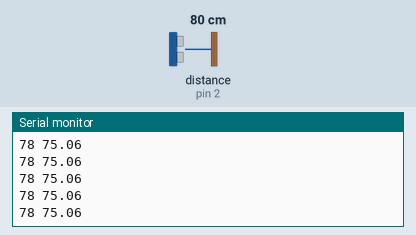
Simulated run of this sketch. Board: Arduino Uno, built with avr-gcc and run on an emulated ATmega328P. Shown: the last lines printed to the serial monitor. Wiring (inferred from the names in the program): ultrasonic range finder: trigger pin 3; echo pin 2. The test bench sets the inputs (shaded band); at power-on: distance to the obstacle (sensor on pin 2) 80 cm. The echo pulse lasts 58.3 µs per cm.

Above: at 1.2 s.
1.3 s: distance to the obstacle (sensor on pin 2) set to 2 cm
At 1.36 s:
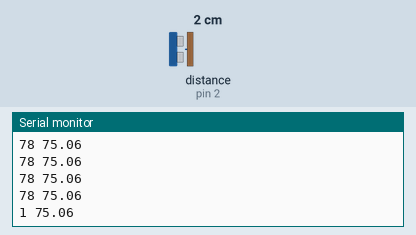
2.8 s: distance to the obstacle (sensor on pin 2) set to 4 cm
At 2.82 s:
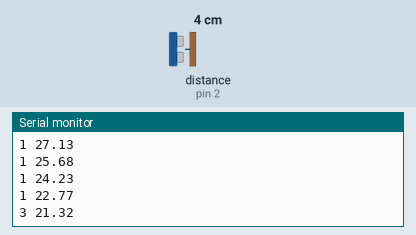
Timing chart, 0 to 5.8 s (numbered marks = the images above; inputs shaded):
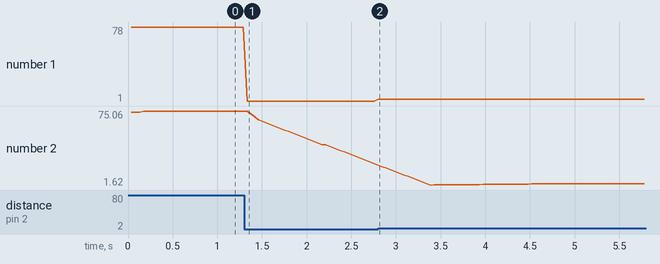

Measured:
- after the input at 1.3 s, the serial monitor: prints a new line at once (image 1)
- after the input at 2.8 s, the serial monitor: prints a new line at once (image 2)
- plotted number 1: 78 → 1 after the input at 1.3 s, 1 → 3 after the input at 2.8 s
- plotted number 2: 75.06 → 22.77 after the input at 1.3 s, 22.77 → 2.94 after the input at 2.8 s

The sketch:

ultrasonicSensorFilter.ino
```cpp
// ---------------------------------------------------------------- //
// Arduino Ultrasoninc Sensor HC-SR04
// ReRe-writed by Mikolaj OstryJR Ostrowski
// Mail: mikolaj.p.ostrowski@gmail.com
// Using Arduino IDE 1.8.7
// Using HC-SR04 Module
// Tested on 2022.03.25
// ---------------------------------------------------------------- //

#define echoPin 2 // attach pin D2 Arduino to pin Echo of HC-SR04
#define trigPin 3 //attach pin D3 Arduino to pin Trig of HC-SR04

// defines variables
long duration; // variable for the duration of sound wave travel
int distance; // variable for the distance measurement
const int filterLen = 50;
const int maxValue = 350;//max value of measurement, if distance will be more than this or below 0, this measurement will be deleted;
int lastResults[filterLen];
int i=0;
bool maxValueErrorForDebug = false;

float calculateRound(int filter[filterLen]){
  float sum=0;
  int addedValuesNum=0;
  for(i=0;i<filterLen-1;i++){
    if(i>filterLen-(filterLen/10)){
      sum = sum + filter[i];
      addedValuesNum = addedValuesNum + 1;
    }
    sum = sum + filter[i];
  }
  sum = sum/(filterLen+addedValuesNum);
  return sum;
}

void speedStart(){
  for(i=0;i<5;i++){
    makeMeasurement();
  }
  int distance = makeMeasurement();
  for(i=0;i<(filterLen/1)-1;i++){
    lastResults[i] = distance;
  }
}

int makeMeasurement(){
  // Clears the trigPin condition
  digitalWrite(trigPin, LOW);
  delayMicroseconds(2);
  // Sets the trigPin HIGH (ACTIVE) for 10 microseconds
  digitalWrite(trigPin, HIGH);
  delayMicroseconds(10);
  digitalWrite(trigPin, LOW);
  duration = pulseIn(echoPin, HIGH);// Reads the echoPin, returns the sound wave travel time in microseconds
  distance = duration * 0.034 / 2; // Calculating the distance, Speed of sound wave divided by 2 (go and back)
  return distance;
}

void setup() {
  pinMode(trigPin, OUTPUT); // Sets the trigPin as an OUTPUT
  pinMode(echoPin, INPUT); // Sets the echoPin as an INPUT
  Serial.begin(115200); // // Serial Communication is starting with 9600 of baudrate speed
  Serial.println("distance filterDistance valueError");
  speedStart();
}
void loop() {
  makeMeasurement();
  maxValueErrorForDebug = false;
  if(distance<maxValue && distance>0){
    for(i=0;i<filterLen-1;i++)
    {
        lastResults[i]=lastResults[i+1];
    }
    lastResults[filterLen-1] = distance;

    Serial.print(distance);
    Serial.print(" ");
    Serial.println(calculateRound(lastResults));
    //Serial.print(" ");
    //Serial.println(100);
  }else{
    maxValueErrorForDebug = true;
    Serial.print(lastResults[filterLen-1]);
    Serial.print(" ");
    Serial.print(calculateRound(lastResults));
    //Serial.print(" ");
    //Serial.println(200);
  }
  delay(40);
}
```
